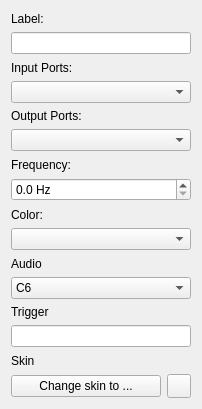
<?xml version="1.0" encoding="UTF-8"?>
<ui version="4.0">
 <class>ElementEditor</class>
 <widget class="QWidget" name="ElementEditor">
  <property name="geometry">
   <rect>
    <x>0</x>
    <y>0</y>
    <width>202</width>
    <height>409</height>
   </rect>
  </property>
  <property name="windowTitle">
   <string>Form</string>
  </property>
  <layout class="QGridLayout" name="gridLayout">
   <item row="12" column="0">
    <widget class="QLabel" name="label_trigger">
     <property name="text">
      <string>Trigger</string>
     </property>
    </widget>
   </item>
   <item row="1" column="0">
    <widget class="QLineEdit" name="lineEditElementLabel"/>
   </item>
   <item row="2" column="0">
    <widget class="QLabel" name="label_inputs">
     <property name="text">
      <string>Input Ports:</string>
     </property>
    </widget>
   </item>
   <item row="9" column="0">
    <widget class="QComboBox" name="comboBoxColor">
     <property name="currentText">
      <string/>
     </property>
    </widget>
   </item>
   <item row="4" column="0">
    <widget class="QLabel" name="label_outputs">
     <property name="text">
      <string>Output Ports:</string>
     </property>
    </widget>
   </item>
   <item row="15" column="0">
    <layout class="QHBoxLayout" name="horizontalLayout">
     <property name="sizeConstraint">
      <enum>QLayout::SetNoConstraint</enum>
     </property>
     <item>
      <widget class="QPushButton" name="pushButtonChangeSkin">
       <property name="minimumSize">
        <size>
         <width>150</width>
         <height>0</height>
        </size>
       </property>
       <property name="text">
        <string>Change skin to ...</string>
       </property>
      </widget>
     </item>
     <item>
      <widget class="QPushButton" name="pushButtonDefaultSkin">
       <property name="minimumSize">
        <size>
         <width>24</width>
         <height>24</height>
        </size>
       </property>
       <property name="maximumSize">
        <size>
         <width>24</width>
         <height>24</height>
        </size>
       </property>
       <property name="toolTip">
        <string>Default</string>
       </property>
       <property name="text">
        <string/>
       </property>
       <property name="icon">
        <iconset>
         <normaloff>resources/toolbar/default.png</normaloff>resources/toolbar/default.png</iconset>
       </property>
       <property name="iconSize">
        <size>
         <width>24</width>
         <height>24</height>
        </size>
       </property>
      </widget>
     </item>
    </layout>
   </item>
   <item row="8" column="0">
    <widget class="QLabel" name="label_color">
     <property name="text">
      <string>Color:</string>
     </property>
    </widget>
   </item>
   <item row="13" column="0">
    <widget class="QLineEdit" name="lineEditTrigger"/>
   </item>
   <item row="14" column="0">
    <widget class="QLabel" name="label">
     <property name="text">
      <string>Skin</string>
     </property>
    </widget>
   </item>
   <item row="0" column="0">
    <widget class="QLabel" name="label_labels">
     <property name="text">
      <string>Label:</string>
     </property>
    </widget>
   </item>
   <item row="10" column="0">
    <widget class="QLabel" name="label_audio">
     <property name="text">
      <string>Audio</string>
     </property>
    </widget>
   </item>
   <item row="7" column="0">
    <widget class="QDoubleSpinBox" name="doubleSpinBoxFrequency">
     <property name="specialValueText">
      <string/>
     </property>
     <property name="suffix">
      <string> Hz</string>
     </property>
     <property name="decimals">
      <number>1</number>
     </property>
     <property name="minimum">
      <double>0.000000000000000</double>
     </property>
     <property name="maximum">
      <double>50.000000000000000</double>
     </property>
     <property name="singleStep">
      <double>0.100000000000000</double>
     </property>
    </widget>
   </item>
   <item row="11" column="0">
    <widget class="QComboBox" name="comboBoxAudio">
     <item>
      <property name="text">
       <string>C6</string>
      </property>
     </item>
     <item>
      <property name="text">
       <string>D6</string>
      </property>
     </item>
     <item>
      <property name="text">
       <string>E6</string>
      </property>
     </item>
     <item>
      <property name="text">
       <string>F6</string>
      </property>
     </item>
     <item>
      <property name="text">
       <string>G6</string>
      </property>
     </item>
     <item>
      <property name="text">
       <string>A7</string>
      </property>
     </item>
     <item>
      <property name="text">
       <string>B7</string>
      </property>
     </item>
     <item>
      <property name="text">
       <string>C7</string>
      </property>
     </item>
    </widget>
   </item>
   <item row="3" column="0">
    <widget class="QComboBox" name="comboBoxInputSz"/>
   </item>
   <item row="6" column="0">
    <widget class="QLabel" name="label_frequency">
     <property name="text">
      <string>Frequency:</string>
     </property>
    </widget>
   </item>
   <item row="5" column="0">
    <widget class="QComboBox" name="comboBoxOutputSz"/>
   </item>
  </layout>
 </widget>
 <tabstops>
  <tabstop>lineEditElementLabel</tabstop>
  <tabstop>comboBoxInputSz</tabstop>
  <tabstop>doubleSpinBoxFrequency</tabstop>
  <tabstop>comboBoxColor</tabstop>
  <tabstop>lineEditTrigger</tabstop>
 </tabstops>
 <resources/>
 <connections/>
</ui>
